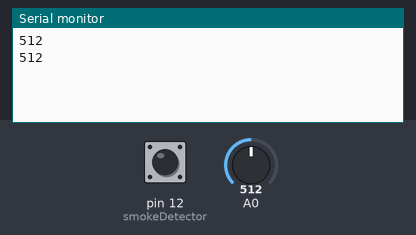
A sketch run on a simulated Arduino Uno, built with avr-gcc and run on an emulated ATmega328P. On the bench: the last lines printed to the serial monitor. Inputs (shaded band) come from the test bench; at power-on: A0 = 512, pin 12 (smokeDetector) LOW.

Above: at 5.0 s.
5.1 s: A0 set to 716
At 9.1 s:
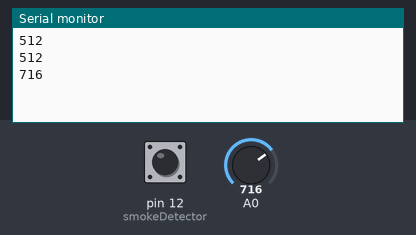
10.3 s: A0 set to 900
At 13.5 s:
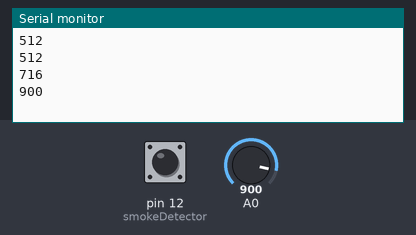
Timing chart, 0 to 15.0 s (numbered marks = the images above; inputs shaded):
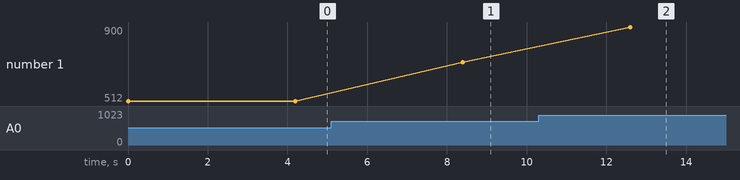

Measured:
- after the input at 5.1 s, the serial monitor: prints a new line after 3.3 s (image 1)
- after the input at 10.3 s, the serial monitor: prints a new line after 2.3 s (image 2)
- plotted number 1: 512 → 716 after the input at 5.1 s, 716 → 900 after the input at 10.3 s

The sketch:

sensors.ino
```cpp
//#define gasSensor A0
#define smokeDetector 12
#define beeper 10
//String msgGas = "Gas Sensor: "
int gasSensorOutput, smokeDetectorOutput;

void setup() {
  // put your setup code here, to run once:
  //Start Serial
  Serial.begin(9600);
}

void loop() {
  // put your main code here, to run repeatedly:
  gasSensorOutput = analogRead(A0);
//  Serial.print("Gas Sensor : ");
  Serial.println(gasSensorOutput);
//  Serial.print(",");
//  delay(1000);
  smokeDetectorOutput = digitalRead(smokeDetector);
//  Serial.print("Smoke Detector : ");
//  Serial.println(smokeDetectorOutput);
  if (gasSensorOutput > 100) {
    digitalWrite(beeper, HIGH);
    delay(1000);
    digitalWrite(beeper, LOW);
    delay(100);
    digitalWrite(beeper, HIGH);
    delay(1000);
    digitalWrite(beeper, LOW);
    delay(100);
    digitalWrite(beeper, HIGH);
    delay(1000);
    digitalWrite(beeper, LOW);
    }
  delay(1000);
}
```
